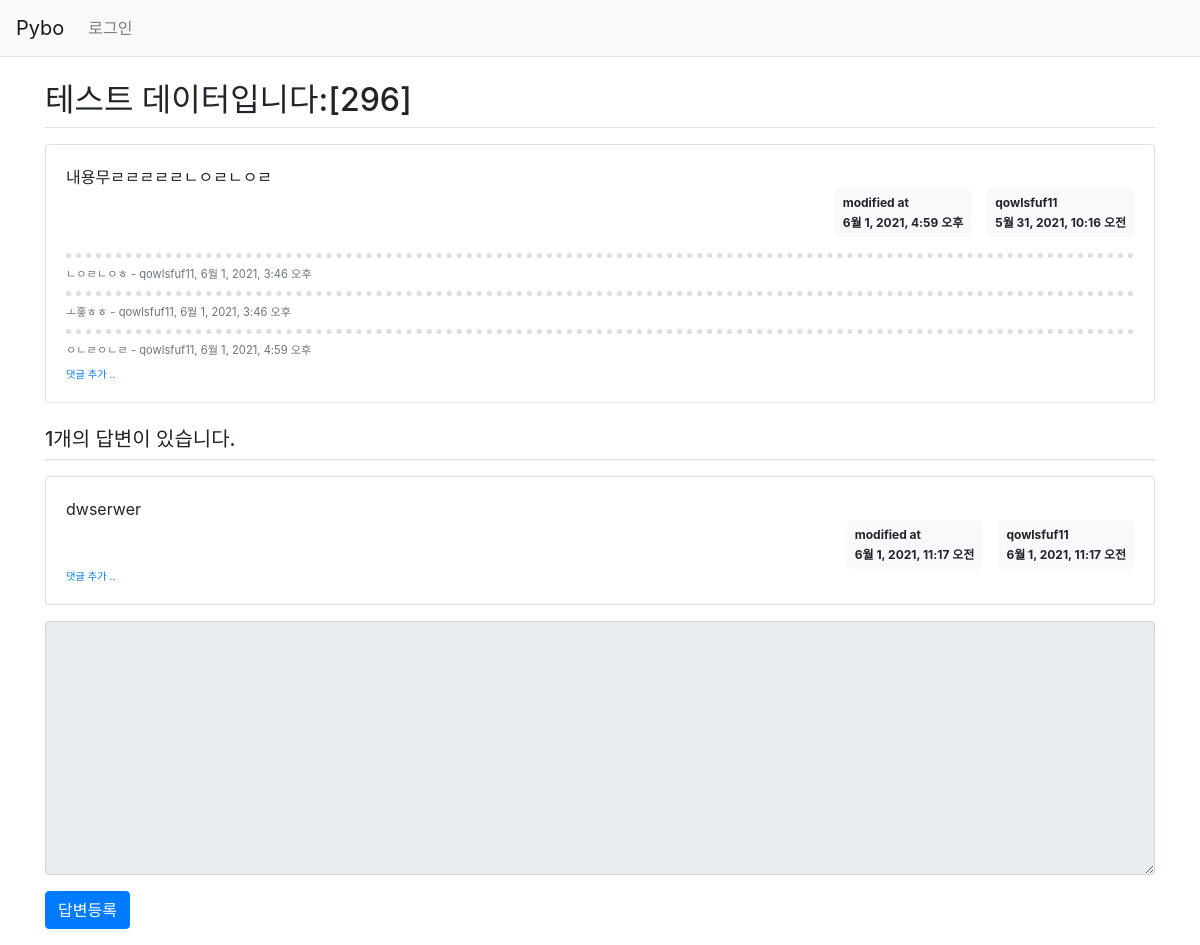
Screenshot of /pybo/302/ with the database file from the repository.
### pybo/models.py (models this page shows, shortened)
class Question(models.Model): # 데이터 베이스 모델
    modify_date = models.DateTimeField(null=True, blank=True)
    author = models.ForeignKey(User, on_delete=models.CASCADE)
    subject=models.CharField(max_length=200)
    content=models.TextField()
    create_date=models.DateTimeField()

class Comment(models.Model):
    author = models.ForeignKey(User, on_delete=models.CASCADE)
    content = models.TextField()
    create_date = models.DateTimeField()
    modify_date = models.DateTimeField(null=True, blank=True)
    question = models.ForeignKey(Question, null=True, blank=True, on_delete=models.CASCADE)
    answer = models.ForeignKey(Answer, null=True, blank=True, on_delete=models.CASCADE)

class Answer(models.Model):
    modify_date = models.DateTimeField(null=True, blank=True)
    author = models.ForeignKey(User, on_delete=models.CASCADE)
    question=models.ForeignKey(Question,on_delete=models.CASCADE)
    content=models.TextField()
    create_date=models.DateTimeField()

### pybo/views/base_views.py (the view)
def detail(request,question_id):
    question=get_object_or_404(Question,pk=question_id)
    context={'question':question}
    return render(request,'pybo/question_detail.html',context)

### templates/pybo/question_detail.html (shortened to what this page needs)
{% extends 'base.html' %}
{% block content %}
<div class="container my-3">
    <h2 class="border-bottom py-2">{{ question.subject }}</h2>
    <div class="card my-3">
        <div class="card-body">
            <div class="card-text" style="white-space: pre-line;">{{ question.content }}</div>
            <div class="d-flex justify-content-end">
                {% if question.modify_date %}
                <div class="badge badge-light p-2 text-left mx-3">
                    <div class="mb-2">modified at</div>
                    <div>{{ question.modify_date }}</div>
                </div>
                {% endif %}
                <div class="badge badge-light p-2 text-left">
                    <div class="mb-2">{{ question.author.username }}</div>
                    <div>{{ question.create_date }}</div>
                </div>
            </div>
            {% if question.comment_set.count > 0 %}
            <div class="mt-3">
                {% for comment in question.comment_set.all %}
                <div class="comment py-2 text-muted">
                    <span style="white-space: pre-line;">{{ comment.content }}</span>
                    <span>
                - {{ comment.author }}, {{ comment.create_date }}
            </span>
                </div>
                {% endfor %}
            </div>
            {% endif %}
            <div>
                <a href="{% url 'pybo:comment_create_question' question.id  %}"
                   class="small"><small>댓글 추가 ..</small></a>
            </div>
        </div>
    </div>
    <h5 class="border-bottom my-3 py-2">{{question.answer_set.count}}개의 답변이 있습니다.</h5>
    {% for answer in question.answer_set.all %}
    <div class="card my-3">
        <div class="card-body">
            <div class="card-text" style="white-space: pre-line;">{{ answer.content }}</div>
            <div class="d-flex justify-content-end">
                {% if answer.modify_date %}
                <div class="badge badge-light p-2 text-left mx-3">
                    <div class="mb-2">modified at</div>
                    <div>{{ answer.modify_date }}</div>
                </div>
                {% endif %}
                <div class="badge badge-light p-2 text-left">
                    <div class="mb-2">{{ answer.author.username }}</div>
                    <div>{{ answer.create_date }}</div>
                </div>
            </div>
            <div>
                <a href="{% url 'pybo:comment_create_answer' answer.id  %}"
                   class="small"><small>댓글 추가 ..</small></a>
            </div>
        </div>
    </div>
    {% endfor %}
    <form action="{% url 'pybo:answer_create' question.id %}" method="post" class="my-3">
        <div class="form-group">
            <textarea {% if not user.is_authenticated %}disabled{% endif %}
              name="content" id="content" class="form-control" rows="10"></textarea>
        </div>
        <input type="submit" value="답변등록" class="btn btn-primary">
    </form>
</div>
{% endblock %}

### static/style.css (style rules this page uses)
.comment { border-top:dotted 5px #ddd; font-size:0.7em; }

### rows the page displays
Question: subject "테스트 데이터입니다:[296]", content "내용무ㄹㄹㄹㄹㄹㄴㅇㄹㄴㅇㄹ", modify_date "6월 1, 2021, 4:59 오후", author.username "qowlsfuf11", create_date "5월 31, 2021, 10:16 오전", answer_set.count "1"
Comment: content "ㄴㅇㄹㄴㅇㅎ", author "qowlsfuf11", create_date "6월 1, 2021, 3:46 오후"
Comment: content "ㅗ홓ㅎㅎ", author "qowlsfuf11", create_date "6월 1, 2021, 3:46 오후"
Comment: content "ㅇㄴㄹㅇㄴㄹ", author "qowlsfuf11", create_date "6월 1, 2021, 4:59 오후"
Answer: content "dwserwer", modify_date "6월 1, 2021, 11:17 오전", author.username "qowlsfuf11", create_date "6월 1, 2021, 11:17 오전"
